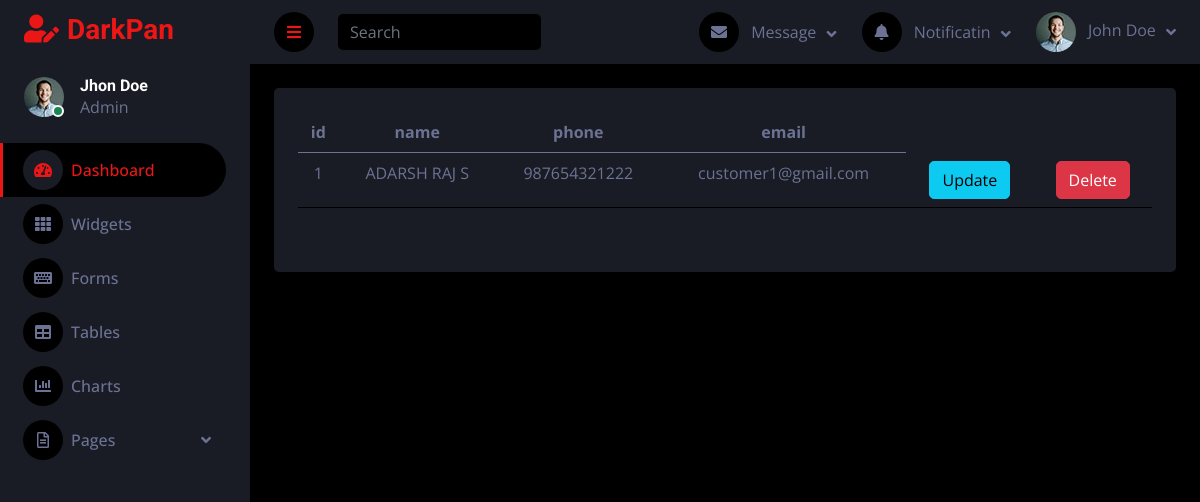
/customer_details/, run on an earlier commit of the app's database.
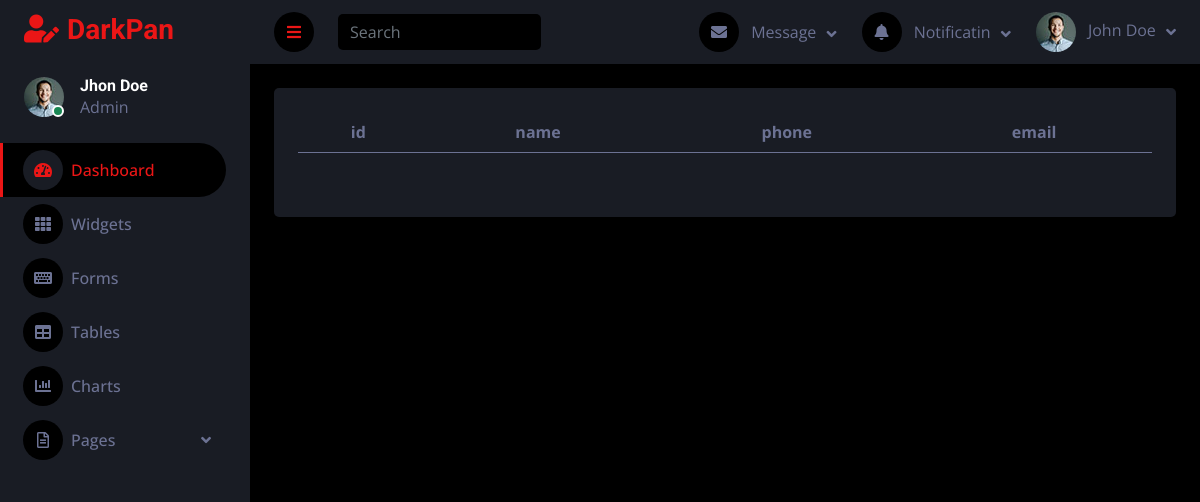
And on a later commit of the database.
### sales_app/models.py (models this page shows, shortened)
class Customer(models.Model):
    user=models.ForeignKey(User_model,on_delete=models.CASCADE,related_name="customer")
    name=models.CharField(max_length=50)
    phone_number=models.CharField(max_length=100)
    email=models.EmailField()
    status1=models.BooleanField(default=0)

### sales_app/admin_views.py (the view)
# urls.py: path("customer_details/", admin_views.customer_details, name="customer_details"),
def customer_details(request):
    customers=Customer.objects.all()
    return render(request,"admin/customer_details.html",{'customers':customers})

### template/admin/customer_details.html
{% extends 'dash.html' %}
{% block content %}
<table class="table" >
  <thead>
    <tr>
      <th scope="col">id</th>
      <th scope="col">name</th>
      <th scope="col">phone</th>
      <th scope="col">email</th>
    </tr>
  </thead>
  <tbody>
  {% for i in customers %}
    <tr>
       <td>{{i.id}}</td>
      <td>{{i.name}}</td>
      <td>{{i.phone_number}}</td>
      <td>{{i.email}}</td>
      <td><a href="{% url 'customer_update' i.id %}"><button class="btn btn-info">Update</button></a></td>
      <td><a href="{% url 'customer_delete' i.id %}"><button class="btn btn-danger">Delete</button></a></td>
    </tr>
  {% endfor %}
  </tbody>
</table>
{% endblock %}

What changed in the data, as far as the page shows it:
removed Customer: id "1", name "ADARSH RAJ S", phone_number "987654321222", email "customer1@gmail.com"
